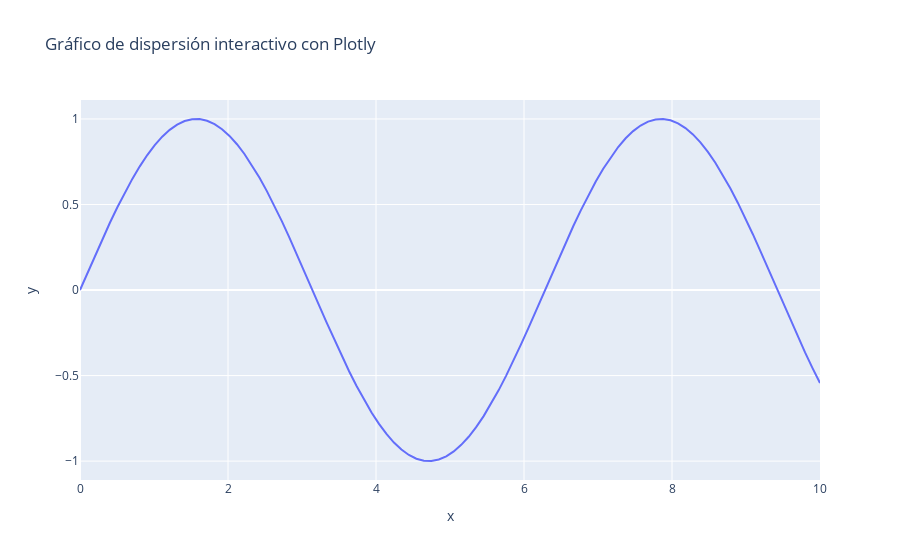

Notebook cell for this chart:
### Markdown cell above
#### Plotly

### Code cell
import plotly.express as px
import pandas as pd
import numpy as np

# Generar datos de ejemplo como un DataFrame
df = pd.DataFrame({
    "x": np.linspace(0, 10, 100),
    "y": np.sin(np.linspace(0, 10, 100))
})

# Crear un gráfico de dispersión interactivo
fig = px.line(df, x="x", y="y", title="Gráfico de dispersión interactivo con Plotly")
fig.show()
